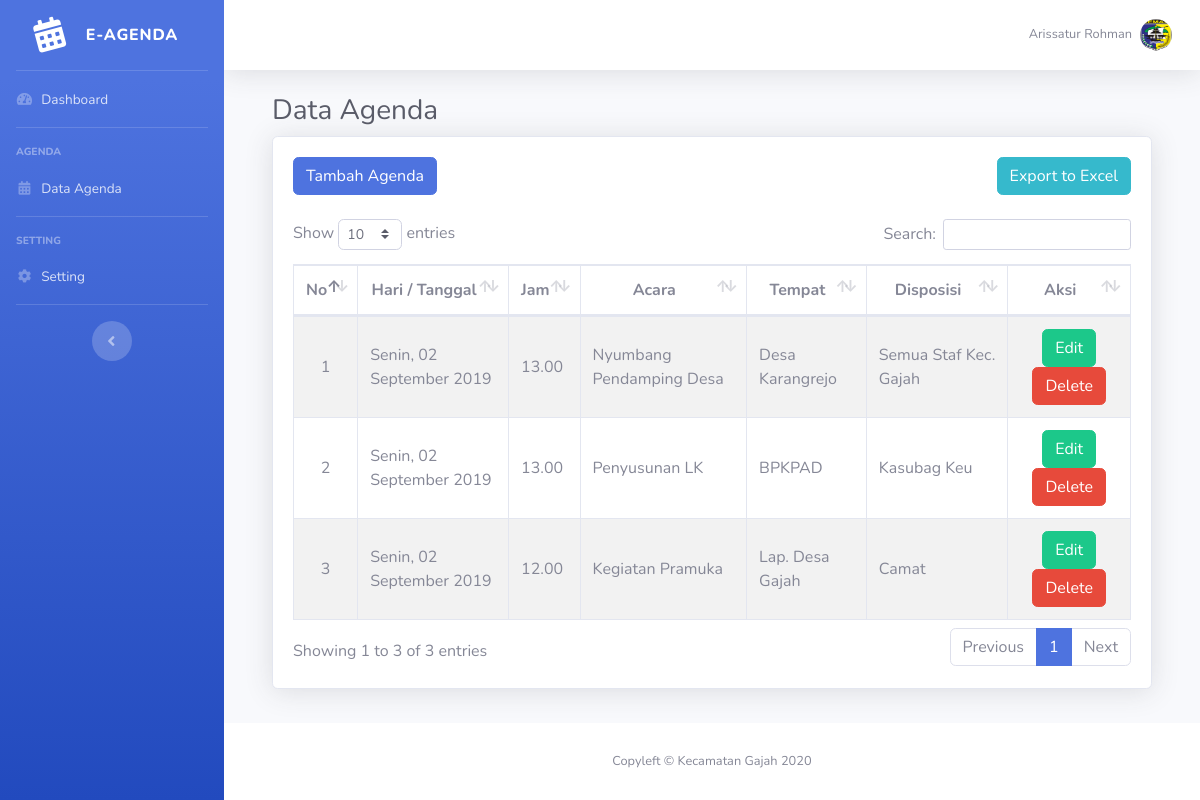
The page /admin/index.php?page=agenda (signed in) on the database its author committed.
### tables this page shows
CREATE TABLE `tb_user` (
  `id` int(11) NOT NULL,
  `user` varchar(50) NOT NULL,
  `pass` varchar(255) NOT NULL,
  `nama` varchar(50) NOT NULL,
  `opd` varchar(100) NOT NULL,
  `alamat` varchar(100) NOT NULL,
  `telp` varchar(20) NOT NULL
);

CREATE TABLE `tb_agenda` (
  `id` int(11) NOT NULL,
  `tgl` date NOT NULL,
  `jam` varchar(10) NOT NULL,
  `acara` varchar(255) NOT NULL,
  `tempat` varchar(100) NOT NULL,
  `dispo` varchar(50) NOT NULL
);

### admin/tgl_indo.php (called while the page is built)
<?php
function TanggalIndo($date){
	$BulanIndo = array("Januari", "Februari", "Maret", "April", "Mei", "Juni", "Juli", "Agustus", "September", "Oktober", "November", "Desember");
	$tahun = substr($date, 0, 4);
	$bulan = substr($date, 5, 2);
	$tgl   = substr($date, 8, 2);
	$result = $tgl . " " . $BulanIndo[(int)$bulan-1] . " ". $tahun;
	return($result);
}
?>

### admin/agenda/agenda.php (the view, shortened to what this page needs)
<div class="container-fluid">
  <h1 class="h3 mb-2 text-gray-800">Data Agenda</h1>
  <div class="card shadow">
    <div class="card-body">
      <div class="row">
        <div class="col-md-6">
          <a href="?page=agenda&aksi=tambah" class="btn btn-primary">Tambah Agenda</a>
        </div>
        <div class="col-md-6 text-right">
          <a href="export.php" class="btn btn-info" target="_blank">Export to Excel</a>
        </div>
      </div><br>
      <div class="table-responsive">
        <table class="table table-striped table-bordered" id="dataTable" width="100%" cellspacing="0">
          <thead>
            <tr>
              <th class="text-center">No</th>
              <th class="text-center">Hari / Tanggal</th>
              <th class="text-center">Jam</th>
              <th class="text-center">Acara</th>
              <th class="text-center">Tempat</th>
              <th class="text-center">Disposisi</th>
              <th class="text-center">Aksi</th>
            </tr>
          </thead>
          <tbody>
            <?php
            $no = 1;
            $sql = $conn->query("SELECT * FROM tb_agenda order by tgl desc");
            while ($data=$sql->fetch_assoc()){
              $date   = $data['tgl'];
              $dhari = array(
               'Sunday' => 'Minggu',
               'Monday' => 'Senin',
               'Tuesday' => 'Selasa',
               'Wednesday' => 'Rabu',
               'Thursday' => 'Kamis',
               'Friday' => 'Jumat',
               'Saturday' => 'Sabtu'
              );
              $hari   = date('l', strtotime($date));
             ?>
            <tr>
              <td class="text-center align-middle"><?php echo $no++; ?></td>
              <td class="align-middle"><?php echo $dhari[$hari].','.' '. TanggalIndo($data['tgl']); ?></td>
              <td class="align-middle"><?php echo $data['jam'];; ?></td>
              <td class="align-middle"><?php echo $data['acara']; ?></td>
              <td class="align-middle"><?php echo $data['tempat']; ?></td>
              <td class="align-middle"><?php echo $data['dispo']; ?></td>
              <td class="text-center">
                <a href="?page=agenda&aksi=edit&id=<?php echo $data['id']; ?>" class="btn btn-success">Edit</a>
                <a onclick="return confirm('Anda Yakin akan menghapus data ini...?')" href="?page=agenda&aksi=hapus&id=<?php echo $data['id']; ?>" class="btn btn-danger">Delete</a>
              </td>
            </tr>
          <?php
             } ?>
          </tbody>
        </table>
      </div>
    </div>
  </div>
  <br>
</div>

### admin/index.php (shortened to what this page needs)
<?php
include('../admin/config.php');
include('tgl_indo.php');
?>
<!DOCTYPE html>
<html lang="en">
<head>
  <link href="../assets/vendor/fontawesome-free/css/all.min.css" rel="stylesheet" type="text/css">
  <link href="../assets/css/sb-admin-2.min.css" rel="stylesheet">
  <link href="../assets/vendor/datatables/dataTables.bootstrap4.min.css" rel="stylesheet">
</head>
<body id="page-top">
  <div id="wrapper">
    <ul class="navbar-nav bg-gradient-primary sidebar sidebar-dark accordion" id="accordionSidebar">
      <a class="sidebar-brand d-flex align-items-center justify-content-center" href="index.php">
        <div class="sidebar-brand-icon rotate-n-15">
          <i class="fas fa-fw fa-calendar-alt"></i>
        </div>
        <div class="sidebar-brand-text mx-3">e-Agenda</div>
      </a>
      <hr class="sidebar-divider my-0">
      <li class="nav-item">
        <a class="nav-link" href="index.php">
          <i class="fas fa-fw fa-tachometer-alt"></i>
          <span>Dashboard</span></a>
      </li>
      <hr class="sidebar-divider">
      <div class="sidebar-heading">
        AGENDA
      </div>
      <li class="nav-item">
        <a class="nav-link" href="?page=agenda">
          <i class="fas fa-fw fa-calendar-alt"></i>
          <span>Data Agenda</span></a>
      </li>
      <hr class="sidebar-divider">
      <div class="sidebar-heading">
        SETTING
      </div>
      <li class="nav-item">
        <a class="nav-link" href="?page=setting">
          <i class="fas fa-fw fa-cog"></i>
          <span>Setting</span></a>
      </li>
      <hr class="sidebar-divider d-none d-md-block">
      <div class="text-center d-none d-md-inline">
        <button class="rounded-circle border-0" id="sidebarToggle"></button>
      </div>
    </ul>
    <div id="content-wrapper" class="d-flex flex-column">
      <div id="content">
        <nav class="navbar navbar-expand navbar-light bg-white topbar mb-4 static-top shadow">
          <ul class="navbar-nav ml-auto">
            <li class="nav-item dropdown no-arrow">
              <?php
              $sql = $conn->query("SELECT * FROM tb_user");
              while ($data=$sql->fetch_assoc()){
              ?>
              <a class="nav-link dropdown-toggle" href="#" id="userDropdown" role="button" data-toggle="dropdown" aria-haspopup="true" aria-expanded="false">
                <span class="mr-2 d-none d-lg-inline text-gray-600 small"><?php echo $data['nama']; ?></span>
                <img class="img-profile rounded-circle" src="../img/logo.png">
              </a>
              <?php } ?>
            </li>
          </ul>
        </nav>
        <div class="container-fluid">
          <?php
            $page = $_GET['page'];
            $aksi = $_GET['aksi'];
            if ($page == "agenda") {
              if ($aksi == "") {
                include "../admin/agenda/agenda.php";
              }elseif ($aksi== "tambah") {
                include "../admin/agenda/tambah.php";
              }
              elseif ($aksi== "edit") {
                include "../admin/agenda/edit.php";
              }
              elseif ($aksi== "hapus") {
                include "../admin/agenda/hapus.php";
              }
            }
            elseif ($page == "instansi") {
              if ($aksi == "") {
                include "../admin/setting/profil.php";
              }
            }
              elseif ($page == "") {
                include "../admin/dashboard.php";
            }
            ?>
        </div>
      </div>
      <?php
      $sql = $conn->query("SELECT * FROM tb_user");
      while ($data=$sql->fetch_assoc()){
       ?>
       <?php $tahun = date('Y'); ?>
      <footer class="sticky-footer bg-white">
        <div class="container my-auto">
          <div class="copyright text-center my-auto">
            <span>Copyleft &copy; <?php echo $data['opd']; ?> <?php echo $tahun; ?></span>
          </div>
        </div>
      </footer>
    <?php } ?>
    </div>
  </div>
</body>
</html>

### rows shown on the page
tb_user: nama "Arissatur Rohman", opd "Kecamatan Gajah"
tb_agenda: tgl "Senin", tgl "02 September 2019", jam "13.00", acara "Nyumbang Pendamping Desa", tempat "Desa Karangrejo", dispo "Semua Staf Kec. Gajah"
tb_agenda: tgl "Senin", tgl "02 September 2019", jam "13.00", acara "Penyusunan LK", tempat "BPKPAD", dispo "Kasubag Keu"
tb_agenda: tgl "Senin", tgl "02 September 2019", jam "12.00", acara "Kegiatan Pramuka", tempat "Lap. Desa Gajah", dispo "Camat"
